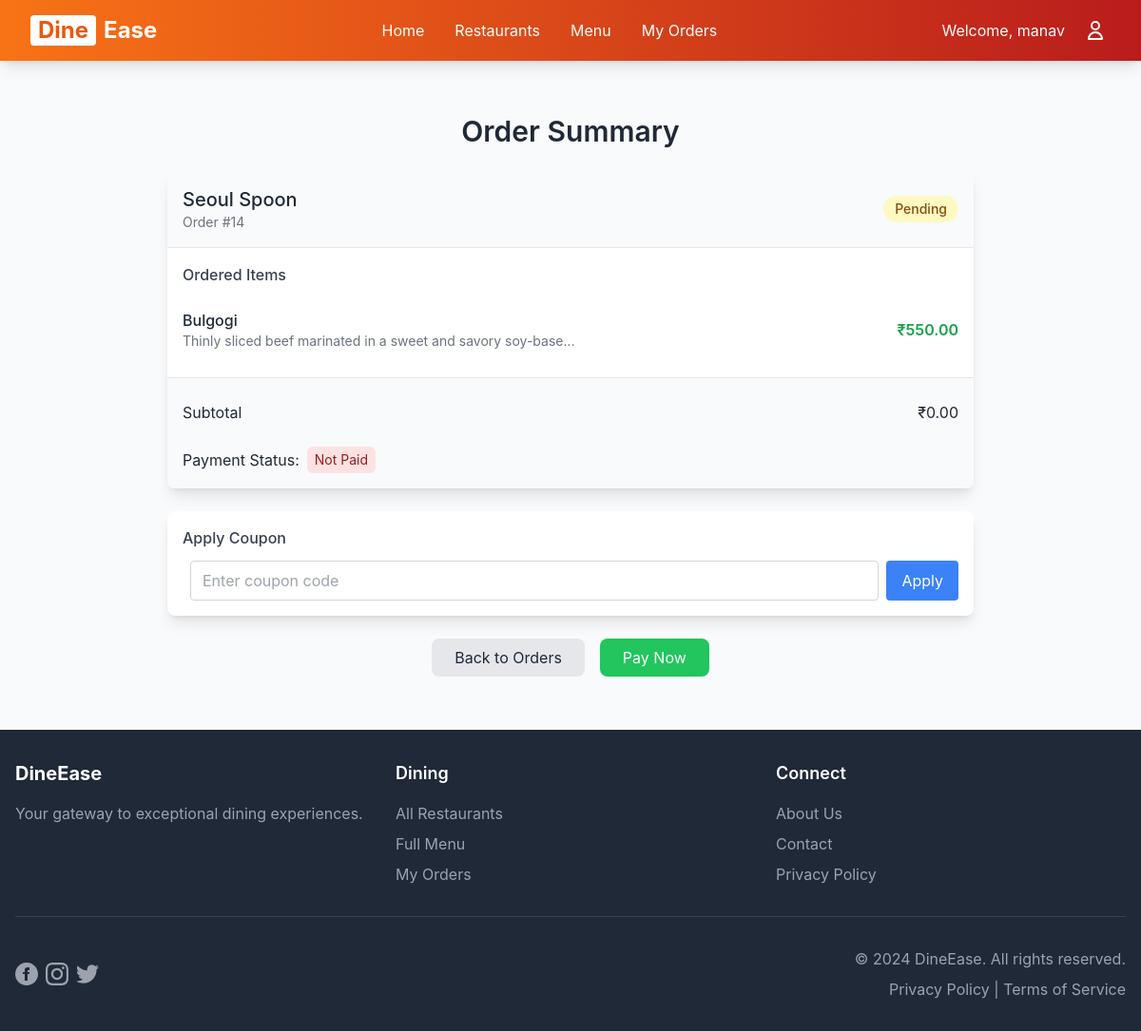
/order-summary/14/ (signed in), run on the app's committed database.
### main/models.py (models this page shows, shortened)
class Order(models.Model):
    STATUS_CHOICES = [
        ('Pending', 'Pending'),
        ('Preparing', 'Preparing'),
        ('Completed', 'Completed'),
        ('Cancelled', 'Cancelled'),
    ]
    user = models.ForeignKey(User, on_delete=models.CASCADE, null=True, blank=True)
    guest_id = models.UUIDField(default=uuid.uuid4, editable=False, null=True, blank=True)
    restaurant = models.ForeignKey(Restaurant, on_delete=models.CASCADE)
    status = models.CharField(max_length=20, choices=STATUS_CHOICES, default='Pending')
    total_price = models.DecimalField(max_digits=8, decimal_places=2, default=0.00, editable=False)
    discount_applied = models.DecimalField(max_digits=8, decimal_places=2, default=0.00)
    coupon = models.ForeignKey(Coupon, null=True, blank=True, on_delete=models.SET_NULL)
    created_at = models.DateTimeField(auto_now_add=True)
    def __init__(self, *args, **kwargs):
        super().__init__(*args, **kwargs)
        self.skip_price_calculation = False

class Restaurant(models.Model):
    CUISINE_CHOICES = [
        ('korean','Korean'),
        ('italian', 'Italian'),
        ('japanese','Japanese'),
        ('mexican','Mexican'),
        ('chinese', 'Chinese'),
        ('thai', 'Thai'),
        ('spanish','Spanish'),
        ('indian', 'Indian'),
    ]
    name = models.CharField(max_length=255)
    location = models.CharField(max_length=255)
    description = models.TextField(blank=True)
    image = models.ImageField(upload_to="restaurants/", blank=True, null=True)
    cuisine = models.CharField(
        max_length=20,
        choices=CUISINE_CHOICES,
        default='indian'
    )

class OrderItem(models.Model):
    order = models.ForeignKey(Order, related_name='items', on_delete=models.CASCADE)
    menu_item = models.ForeignKey(MenuItem, on_delete=models.CASCADE)
    quantity = models.IntegerField(default=1, validators=[MinValueValidator(1)])
    @property
    def name(self):
        return self.menu_item.name
    @property
    def price(self):
        return self.menu_item.price * self.quantity
    @property
    def description(self):
        return self.menu_item.description

class MenuItem(models.Model):
    restaurant = models.ForeignKey(Restaurant, on_delete=models.CASCADE, related_name="menu_items")
    name = models.CharField(max_length=255)
    price = models.DecimalField(max_digits=10, decimal_places=2, validators=[MinValueValidator(0.01)])
    description = models.TextField(blank=True)
    image = models.ImageField(upload_to="menu_items/", blank=True, null=True)

### main/views.py (the view, shortened to what this page needs)
# urls.py: path('order-summary/<int:order_id>/', views.order_summary, name='order_summary'),
@login_required
def order_summary(request, order_id):
    try:
        order = get_object_or_404(Order, id=order_id, user=request.user)
        return render(request, 'main/order_summary.html', {'order': order})
    except Exception as e:
        messages.error(request, f'Error viewing order summary: {str(e)}')
        return redirect('order_history')

### hotel_management/urls.py (called while the page is built)
    def __call__(self, request):
        logger.info(f"Received request: {request.method} {request.path}")
        response = self.get_response(request)
        logger.info(f"Response status: {response.status_code}")
        return response

### main/templates/main/order_summary.html (shortened to what this page needs)
{% extends 'main/base.html' %}
{% block content %}
<div class="max-w-4xl mx-auto p-6">
    <h2 class="text-3xl font-semibold mb-6 text-center">Order Summary</h2>
    <div class="bg-white rounded-lg shadow-lg overflow-hidden mb-6">
        <div class="bg-gray-50 p-4 border-b">
            <div class="flex justify-between items-center">
                <div>
                    <h3 class="text-xl font-medium text-gray-800">{{ order.restaurant.name }}</h3>
                    <p class="text-gray-500 text-sm">Order #{{ order.id }}</p>
                </div>
                <span class="px-3 py-1 rounded-full text-sm font-medium
                    {% if order.status == 'Pending' %}bg-yellow-100 text-yellow-800{% endif %}
                ">
                    {{ order.status }}
                </span>
            </div>
        </div>
        <div class="p-4">
            <h4 class="font-medium text-gray-700 mb-3">Ordered Items</h4>
            <div class="divide-y divide-gray-200">
                {% for item in order.items.all %}
                    <div class="py-3 flex justify-between items-center">
                        <div>
                            <p class="font-medium">{{ item.name }}</p>
                            {% if item.description %}
                                <p class="text-sm text-gray-500">{{ item.description|truncatechars:60 }}</p>
                            {% endif %}
                        </div>
                        <p class="font-semibold text-green-600">₹{{ item.price }}</p>
                    </div>
                {% endfor %}
            </div>
        </div>
        <div class="p-4 bg-gray-50 border-t">
            <div class="flex justify-between py-2">
                <span>Subtotal</span>
                <span>₹{{ order.total_price }}</span>
            </div>
            <div class="mt-4">
                <p class="flex items-center">
                    <span class="mr-2">Payment Status:</span>
                    <span class="px-2 py-1 bg-red-100 text-red-800 rounded-md text-sm">Not Paid</span>
                </p>
            </div>
        </div>
    </div>
    <div class="bg-white rounded-lg shadow-lg overflow-hidden mb-6">
        <div class="p-4">
            <h4 class="font-medium text-gray-700 mb-3">Apply Coupon</h4>
            {% if user.is_authenticated %}
                <form method="post" class="flex space-x-2">
                    <input type="text" name="code" placeholder="Enter coupon code"
                           class="flex-1 border border-gray-300 rounded px-3 py-2 focus:outline-none focus:ring-2 focus:ring-blue-500">
                    <button type="submit"
                            class="bg-blue-500 hover:bg-blue-600 text-white px-4 py-2 rounded transition-colors">
                        Apply
                    </button>
                </form>
            {% else %}
                <p class="text-gray-500">Please <a href="{% url 'login' %}" class="text-blue-500 hover:underline">login</a> to use coupons.</p>
            {% endif %}
        </div>
    </div>
    <div class="flex justify-center space-x-4">
        <a href="{% url 'order_history' %}"
        class="bg-gray-200 hover:bg-gray-300 text-gray-800 px-6 py-2 rounded-lg transition-colors">
            Back to Orders
        </a>
        <a href="{% url 'checkout' order.id %}"
        class="bg-green-500 hover:bg-green-600 text-white px-6 py-2 rounded-lg transition-colors">
            Pay Now
        </a>
    </div>
</div>
{% endblock %}

### main/templates/main/base.html (shortened to what this page needs)
{% load static %}
<!DOCTYPE html>
<html lang="en">
<head>
    <link rel="stylesheet" href="{% static 'css/output.css' %}">
</head>
<body class="bg-gray-50 flex flex-col min-h-screen">
    <nav class="gradient-orange text-white shadow-lg" x-data="{ isOpen: false, profileOpen: false }">
        <div class="max-w-7xl mx-auto px-4 sm:px-6 lg:px-8">
            <div class="flex justify-between items-center h-16">
                <div class="flex-shrink-0">
                    <a href="/" class="text-2xl font-bold text-white flex items-center hover:opacity-90 transition duration-300">
                        <span class="bg-white text-orange-600 px-2 rounded mr-2">Dine</span>
                        <span class="text-white">Ease</span>
                    </a>
                </div>
                <div class="hidden md:flex space-x-8">
                    <a href="/" class="text-white hover:text-orange-200 transition duration-300">Home</a>
                    <a href="/restaurants" class="text-white hover:text-orange-200 transition duration-300">Restaurants</a>
                    <a href="/menu" class="text-white hover:text-orange-200 transition duration-300">Menu</a>
                    {% if user.is_authenticated %}
                    <a href="{% url 'order_history' %}" class="text-white hover:text-orange-200 transition duration-300">My Orders</a>
                    {% endif %}
                </div>
                <div class="hidden md:flex items-center space-x-4">
                    {% if user.is_authenticated %}
                        <span class="text-white">Welcome, {{ user.username }}</span>
                        <div class="relative" x-data="{ open: false }">
                            <button @click="open = !open"
                                    class="text-white hover:text-orange-200 p-1 rounded-full hover:bg-white/10 transition duration-300 flex items-center">
                                <svg class="w-6 h-6" fill="none" stroke="currentColor" viewBox="0 0 24 24">
                                    <path stroke-linecap="round" stroke-linejoin="round" stroke-width="2" d="M16 7a4 4 0 11-8 0 4 4 0 018 0zM12 14a7 7 0 00-7 7h14a7 7 0 00-7-7z"/>
                                </svg>
                            </button>
                        </div>
                    {% endif %}
                </div>
            </div>
        </div>
    </nav>
    <main class="flex-grow text-gray-800">
        <div class="container mx-auto px-4 py-8">
            {% block content %}{% endblock %}
        </div>
    </main>
    <footer class="bg-gray-800 text-white py-8 mt-auto">
        <div class="container mx-auto px-4">
            <div class="grid grid-cols-1 md:grid-cols-3 gap-8">
                <div>
                    <h3 class="text-xl font-bold mb-4">DineEase</h3>
                    <p class="text-gray-400">Your gateway to exceptional dining experiences.</p>
                </div>
                <div>
                    <h4 class="text-lg font-semibold mb-4">Dining</h4>
                    <ul class="space-y-2">
                        <li><a href="/restaurants" class="text-gray-400 hover:text-white transition duration-300">All Restaurants</a></li>
                        <li><a href="/menu" class="text-gray-400 hover:text-white transition duration-300">Full Menu</a></li>
                        <li><a href="{% url 'order_history' %}" class="text-gray-400 hover:text-white transition duration-300">My Orders</a></li>
                    </ul>
                </div>
                <div>
                    <h4 class="text-lg font-semibold mb-4">Connect</h4>
                    <ul class="space-y-2">
                        <li><a href="#" class="text-gray-400 hover:text-white transition duration-300">About Us</a></li>
                        <li><a href="#" class="text-gray-400 hover:text-white transition duration-300">Contact</a></li>
                        <li><a href="#" class="text-gray-400 hover:text-white transition duration-300">Privacy Policy</a></li>
                    </ul>
                </div>
            </div>
            <div class="mt-8 pt-8 border-t border-gray-700">
                <div class="flex flex-col md:flex-row justify-between items-center">
                    <div class="flex items-center space-x-4 mb-4 md:mb-0">
                        <div class="flex space-x-2">
                            <a href="#" class="text-gray-400 hover:text-white transition duration-300">
                                <svg class="w-6 h-6" fill="currentColor" viewBox="0 0 24 24"><path d="M12 0c-6.627 0-12 5.373-12 12s5.373 12 12 12 12-5.373 12-12-5.373-12-12-12zm3 8h-1.35c-.538 0-.65.221-.65.778v1.222h2l-.209 2h-1.791v7h-3v-7h-2v-2h2v-2.308c0-1.769.931-2.692 3.029-2.692h1.971v3z"/></svg>
                            </a>
                            <a href="#" class="text-gray-400 hover:text-white transition duration-300">
                            </a>
                            <a href="#" class="text-gray-400 hover:text-white transition duration-300">
                            </a>
                        </div>
                    </div>
                    <div class="mt-4 md:mt-0 text-center md:text-right text-gray-400">
                        <p>&copy; 2024 DineEase. All rights reserved.</p>
                        <p class="mt-2">
                            <a href="#" class="hover:text-white transition duration-300">Privacy Policy</a> |
                            <a href="#" class="hover:text-white transition duration-300">Terms of Service</a>
                        </p>
                    </div>
                </div>
            </div>
        </div>
    </footer>
</body>
</html>

### main/templates/main/base.html (style rules this page uses)
body { font-family: -apple-system, BlinkMacSystemFont, "Segoe UI", Roboto, "Helvetica Neue", Arial, sans-serif; }
.gradient-orange { background-image: linear-gradient(to right, #f97316, #b91c1c); }

### data on the page
Order: restaurant.name "Seoul Spoon", id "14", status "Pending", total_price "0.00"
OrderItem: name "Bulgogi", description "Thinly sliced beef marinated in a sweet and savory soy-base…", price "550.00"

### other printed values
{{ user.username }} "manav"
